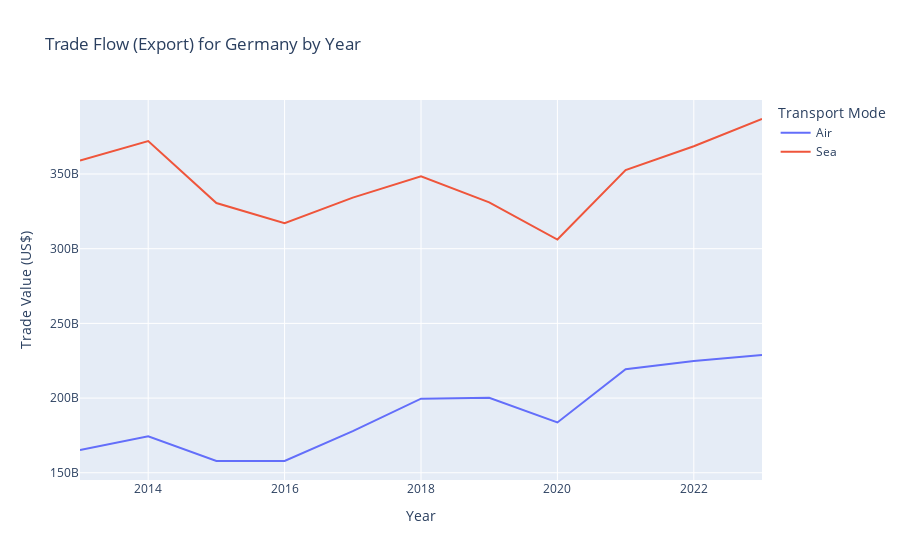

Notebook code cell kept with this figure:
### Markdown cell above
The graph below shows changes in Germany's exports from 2013 to 2023, divided into sea and air freight. Sea exports started to decline in 2018. They hit a low point in 2020 at 306,113,467,986, during the peak of the pandemic. In 2021, sea exports had returned to pre-pandemic levels and even been slightly higher than that time. After 2021, they continued to rise and reached the highest trade value in 2023.

Air exports followed a similar trend. They began to decline in 2019 and reached a low in 2020. Afterward, air exports steadily increased.

Unlike imports, the gap between sea and air exports stayed about the same, but it became a little bit smaller in 2020. This is because both sea and air exports followed the same trend.

### Code cell
import pandas as pd
import plotly.express as px

file_path = "data/SQ3/Germany_Air_Trade_Data.xlsx"
file_path_sea = "data/SQ3/Germany_Sea_Trade_Data.xlsx"
df_germany = pd.read_excel(file_path)
df_germany_sea = pd.read_excel(file_path_sea)


df_germany_x = df_germany[df_germany["Trade Flow"] == "X"]
df_germany_sea_x = df_germany_sea[df_germany_sea["Trade Flow"] == "X"]


df_germany_x["Trade Value (US$)"] = df_germany_x["Trade Value (US$)"].replace('[\$,]', '', regex=True).astype(float)
df_germany_sea_x["Trade Value (US$)"] = df_germany_sea_x["Trade Value (US$)"].replace('[\$,]', '', regex=True).astype(float)


df_germany_x["Transport Mode"] = "Air"
df_germany_sea_x["Transport Mode"] = "Sea"
df_combined = pd.concat([df_germany_x, df_germany_sea_x])


fig = px.line(
    df_combined, 
    x="Period", 
    y="Trade Value (US$)", 
    color="Transport Mode", 
    title="Trade Flow (Export) for Germany by Year",
    labels={"Period": "Year", "Trade Value (US$)": "Trade Value (US$)"}
)

fig.show()

### Figure 1 — Plotly figure (JSON) as saved in the notebook; plotly's stock layout.template omitted (floating-point values rounded to 4 significant figures)
{"data": [{"hovertemplate": "Transport Mode=Air<br>Year=%{x}<br>Trade Value (US$)=%{y}<extra></extra>", "legendgroup": "Air", "line": {"color": "#636efa", "dash": "solid"}, "marker": {"symbol": "circle"}, "mode": "lines", "name": "Air", "orientation": "v", "showlegend": true, "type": "scatter", "x": [2013, 2014, 2015, 2016, 2017, 2018, 2019, 2020, 2021, 2022, 2023], "xaxis": "x", "y": [165250924100, 174470830724, 157882189583, 157911920181, 177905815842, 199615964153, 200249321866, 183688240938, 219345154223, 224845026375, 228827600248], "yaxis": "y"}, {"hovertemplate": "Transport Mode=Sea<br>Year=%{x}<br>Trade Value (US$)=%{y}<extra></extra>", "legendgroup": "Sea", "line": {"color": "#EF553B", "dash": "solid"}, "marker": {"symbol": "circle"}, "mode": "lines", "name": "Sea", "orientation": "v", "showlegend": true, "type": "scatter", "x": [2013, 2014, 2015, 2016, 2017, 2018, 2019, 2020, 2021, 2022, 2023], "xaxis": "x", "y": [359041868300, 372027930398, 330535367963, 317069464303, 334158402457, 348512303358, 330987982848, 306113467986, 352659673189, 368552357902, 386815424201], "yaxis": "y"}], "layout": {"legend": {"title": {"text": "Transport Mode"}, "tracegroupgap": 0}, "title": {"text": "Trade Flow (Export) for Germany by Year"}, "xaxis": {"anchor": "y", "domain": [0, 1], "title": {"text": "Year"}}, "yaxis": {"anchor": "x", "domain": [0, 1], "title": {"text": "Trade Value (US$)"}}}}
